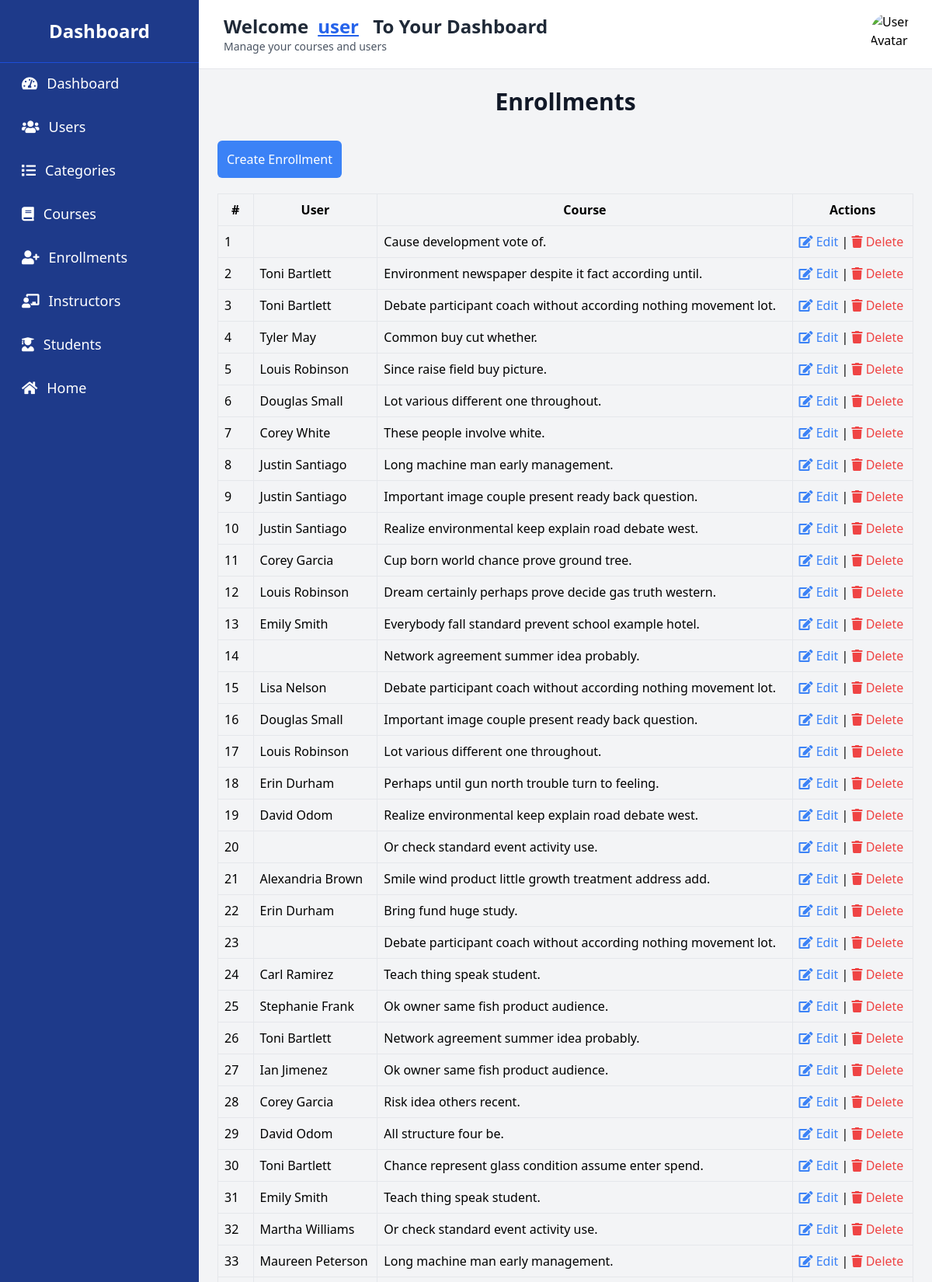
/dashboard/enrollments/ (signed in, upper part), run on the app's committed database.
### users/models.py (models this page shows, shortened)
class CustomUser(AbstractUser):
    phone = models.CharField(max_length=15, blank=True, null=True)
    address = models.CharField(max_length=255, blank=True, null=True)
    age = models.PositiveIntegerField(null=True, blank=True)
    is_student = models.BooleanField(default=True)
    is_instructor = models.BooleanField(default=False)

### courses/models.py (models this page shows, shortened)
class Enrollment(models.Model):
    course = models.ForeignKey(Course, on_delete=models.CASCADE)
    student = models.ForeignKey(
        settings.AUTH_USER_MODEL,
        on_delete=models.CASCADE,
        related_name='enrollments',
        null=True,
        blank=True
    )
    enrolled_at = models.DateTimeField(auto_now_add=True)

class Course(models.Model):
    title = models.CharField(max_length=255)
    description = models.TextField()
    price = models.DecimalField(max_digits=10, decimal_places=2, default=0)
    rating = models.FloatField(
        default=0.0,
        validators=[MinValueValidator(0), MaxValueValidator(5)]
    )
    instructor = models.ForeignKey(
        settings.AUTH_USER_MODEL,
        on_delete=models.CASCADE,
        related_name='courses',
        null=True,
        blank=True
    )
    category = models.ForeignKey(
        Category,
        on_delete=models.CASCADE,
        related_name='courses',
        null=True,
        blank=True
    )
    created_at = models.DateTimeField(auto_now_add=True)

### dashboard/views.py (the view)
# urls.py: path('enrollments/', EnrollmentListView.as_view(), name='enrollment_list'),
class EnrollmentListView(LoginRequiredMixin, ListView):
    model = Enrollment
    template_name = 'dashboard/enrollment_list.html'
    context_object_name = 'enrollments'

### templates/dashboard/enrollment_list.html (shortened to what this page needs)
{% extends 'base_dashboard.html' %}
{% block content %}
    <h2 class="text-3xl font-extrabold text-center text-gray-900 mb-8">Enrollments</h2>
    <a href="{% url 'dashboard:enrollment_create' %}"
       class="bg-blue-500 text-white p-3 rounded-md mb-5 inline-block">Create Enrollment</a>
    <table class="table-auto w-full">
        <thead>
            <tr>
                <th class="border p-2">#</th>
                <th class="border p-2">User</th>
                <th class="border p-2">Course</th>
                <th class="border p-2">Actions</th>
            </tr>
        </thead>
        <tbody>
            {% for enrollment in enrollments %}
                <tr>
                    <td class="border p-2">{{ forloop.counter }}</td>
                    <td class="border p-2">{{ enrollment.student.get_full_name }}</td>
                    <td class="border p-2">{{ enrollment.course.title }}</td>
                    <td class="border p-2">
                        <a href="{% url 'dashboard:enrollment_edit' enrollment.pk %}"
                           class="text-blue-500">
                            <i class="fas fa-edit"></i> Edit
                        </a> |
                        <a href="{% url 'dashboard:enrollment_delete' enrollment.pk %}"
                           class="text-red-500">
                            <i class="fas fa-trash"></i> Delete
                        </a>
                    </td>
                </tr>
            {% endfor %}
        </tbody>
    </table>
{% endblock %}

### templates/base_dashboard.html (shortened to what this page needs)
<!DOCTYPE html>
<html lang="en">
    {% load static %}
    <head>
        <link href="{% static 'css/tailwind.css' %}" rel="stylesheet">
        <link href="https://cdnjs.cloudflare.com/ajax/libs/font-awesome/5.15.4/css/all.min.css"
              rel="stylesheet">
    </head>
    <body class="bg-gray-100 font-sans leading-normal tracking-normal">
        <div class="flex h-screen">
            <div id="sidebar"
                 class="w-64 bg-blue-900 text-white flex flex-col fixed inset-y-0 left-0 transform -translate-x-full md:translate-x-0 transition-transform duration-300 z-50"
                 role="navigation"
                 aria-label="Sidebar">
                <h2 class="text-2xl font-bold text-center py-6 border-b border-blue-700">Dashboard</h2>
                <ul class="flex-1 px-4 space-y-1 overflow-y-auto">
                    <li>
                        <a href="{% url 'dashboard:dashboard_home' %}"
                           class="flex items-center text-lg p-3 rounded-md hover:bg-blue-700 transition">
                            <i class="fas fa-tachometer-alt mr-3"></i> Dashboard
                        </a>
                    </li>
                    <li>
                        <a href="{% url 'dashboard:users_list' %}"
                           class="flex items-center text-lg p-3 rounded-md hover:bg-blue-700 transition">
                            <i class="fas fa-users mr-3"></i> Users
                        </a>
                    </li>
                    <li>
                        <a href="{% url 'dashboard:category_list' %}"
                           class="flex items-center text-lg p-3 rounded-md hover:bg-blue-700 transition">
                            <i class="fas fa-list mr-3"></i> Categories
                        </a>
                    </li>
                    <li>
                        <a href="{% url 'dashboard:course_list' %}"
                           class="flex items-center text-lg p-3 rounded-md hover:bg-blue-700 transition">
                            <i class="fas fa-book mr-3"></i> Courses
                        </a>
                    </li>
                    <li>
                        <a href="{% url 'dashboard:enrollment_list' %}"
                           class="flex items-center text-lg p-3 rounded-md hover:bg-blue-700 transition">
                            <i class="fas fa-user-plus mr-3"></i> Enrollments
                        </a>
                    </li>
                    <li>
                        <a href="{% url 'dashboard:instructor_list' %}"
                           class="flex items-center text-lg p-3 rounded-md hover:bg-blue-700 transition">
                            <i class="fas fa-chalkboard-teacher mr-3"></i> Instructors
                        </a>
                    </li>
                    <li>
                        <a href="{% url 'dashboard:student_list' %}"
                           class="flex items-center text-lg p-3 rounded-md hover:bg-blue-700 transition">
                            <i class="fas fa-user-graduate mr-3"></i> Students
                        </a>
                    </li>
                    <li>
                        <a href="{% url 'index' %}"
                           class="flex items-center text-lg p-3 rounded-md hover:bg-blue-700 transition">
                            <i class="fas fa-home mr-3"></i> Home
                        </a>
                    </li>
                </ul>
            </div>
            <div class="flex-1 flex flex-col overflow-hidden md:ml-64">
                <header class="bg-white shadow p-4 flex justify-between items-center border-b border-gray-200">
                    <div class="flex items-center space-x-4">
                        <div>
                            <h1 class="text-2xl font-semibold text-gray-800">
                                Welcome<span class="ml-3 text-blue-600 capitalize underline">{{ user.username }}</span>
                                <span class="ml-3 text-gray-800 hidden md:inline-block">To Your Dashboard</span>
                            </h1>
                            <p class="text-sm text-gray-600">Manage your courses and users</p>
                        </div>
                    </div>
                    <div class="flex items-center">
                        <img src="{{ user.profile.profile_picture }}"
                             alt="User Avatar"
                             class="rounded-full w-14 h-14 mx-2">
                    </div>
                </header>
                <main class="flex-1 bg-gray-100 p-6 overflow-y-auto">
                    {% block content %}{% endblock %}
                </main>
            </div>
        </div>
    </body>
</html>

### data on the page
CustomUser: username "User"
Enrollment: course "Cause development vote of."
Enrollment: student.get_full_name "Toni Bartlett", course "Environment newspaper despite it fact according until."
Enrollment: student.get_full_name "Toni Bartlett", course "Debate participant coach without according nothing movement lot."
Enrollment: student.get_full_name "Tyler May", course "Common buy cut whether."
Enrollment: student.get_full_name "Louis Robinson", course "Since raise field buy picture."
Enrollment: student.get_full_name "Douglas Small", course "Lot various different one throughout."
Enrollment: student.get_full_name "Corey White", course "These people involve white."
Enrollment: student.get_full_name "Justin Santiago", course "Long machine man early management."
Enrollment: student.get_full_name "Justin Santiago", course "Important image couple present ready back question."
Enrollment: student.get_full_name "Justin Santiago", course "Realize environmental keep explain road debate west."
Enrollment: student.get_full_name "Corey Garcia", course "Cup born world chance prove ground tree."
Enrollment: student.get_full_name "Louis Robinson", course "Dream certainly perhaps prove decide gas truth western."
Enrollment: student.get_full_name "Emily Smith", course "Everybody fall standard prevent school example hotel."
Enrollment: course "Network agreement summer idea probably."
Enrollment: student.get_full_name "Lisa Nelson", course "Debate participant coach without according nothing movement lot."
Enrollment: student.get_full_name "Douglas Small", course "Important image couple present ready back question."
Enrollment: student.get_full_name "Louis Robinson", course "Lot various different one throughout."
Enrollment: student.get_full_name "Erin Durham", course "Perhaps until gun north trouble turn to feeling."
Enrollment: student.get_full_name "David Odom", course "Realize environmental keep explain road debate west."
Enrollment: course "Or check standard event activity use."
Enrollment: student.get_full_name "Alexandria Brown", course "Smile wind product little growth treatment address add."
Enrollment: student.get_full_name "Erin Durham", course "Bring fund huge study."
Enrollment: course "Debate participant coach without according nothing movement lot."
Enrollment: student.get_full_name "Carl Ramirez", course "Teach thing speak student."
Enrollment: student.get_full_name "Stephanie Frank", course "Ok owner same fish product audience."
Enrollment: student.get_full_name "Toni Bartlett", course "Network agreement summer idea probably."
Enrollment: student.get_full_name "Ian Jimenez", course "Ok owner same fish product audience."
Enrollment: student.get_full_name "Corey Garcia", course "Risk idea others recent."
Enrollment: student.get_full_name "David Odom", course "All structure four be."
Enrollment: student.get_full_name "Toni Bartlett", course "Chance represent glass condition assume enter spend."
Enrollment: student.get_full_name "Emily Smith", course "Teach thing speak student."
Enrollment: student.get_full_name "Martha Williams", course "Or check standard event activity use."
Enrollment: student.get_full_name "Maureen Peterson", course "Long machine man early management."
